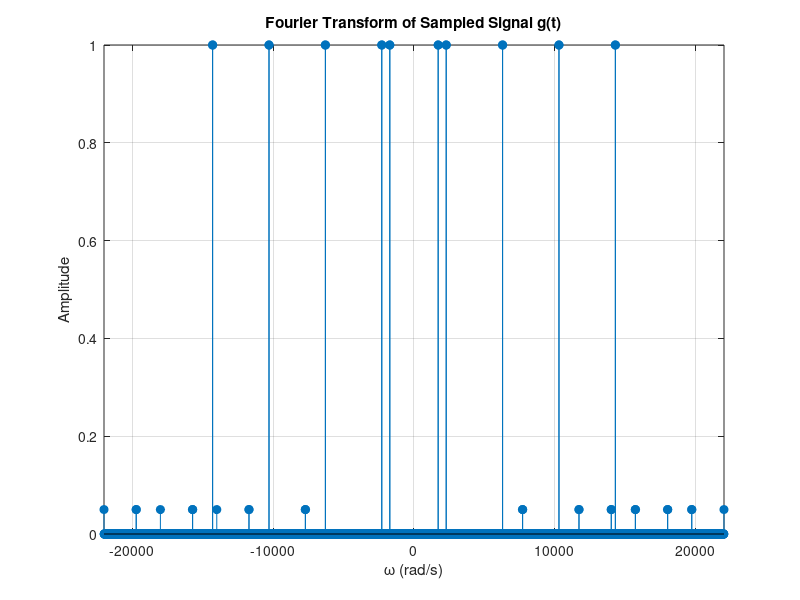

Source code (MATLAB):
% Parameters
omega_s = 4000; % Sampling frequency in rad/s
omega = -7000*pi : 10 : 7000*pi; % Frequency axis in rad/s

% Define original frequencies (in rad/s)
original_freqs = [2000*pi, 5000*pi, 7000*pi];
amplitudes = [1, 0.05, 0.05];

% Create spectrum of sampled signal (replications)
X_sampled = zeros(size(omega));

% Generate replicas at multiples of sampling freq (up to +/-2)
replication_range = -2:2; % add more if needed

for k = replication_range
    shift = k * omega_s;
    for i = 1:length(original_freqs)
        % Add delta spikes at shifted positions
        X_sampled(abs(omega - (original_freqs(i) + shift)) < 10) = amplitudes(i);
        X_sampled(abs(omega - (-original_freqs(i) + shift)) < 10) = amplitudes(i);
    end
end

% Plot
figure;
stem(omega, X_sampled, 'filled');
xlabel('\omega (rad/s)');
ylabel('Amplitude');
title('Fourier Transform of Sampled Signal g(t)');
xlim([-7000*pi, 7000*pi]);
grid on;
